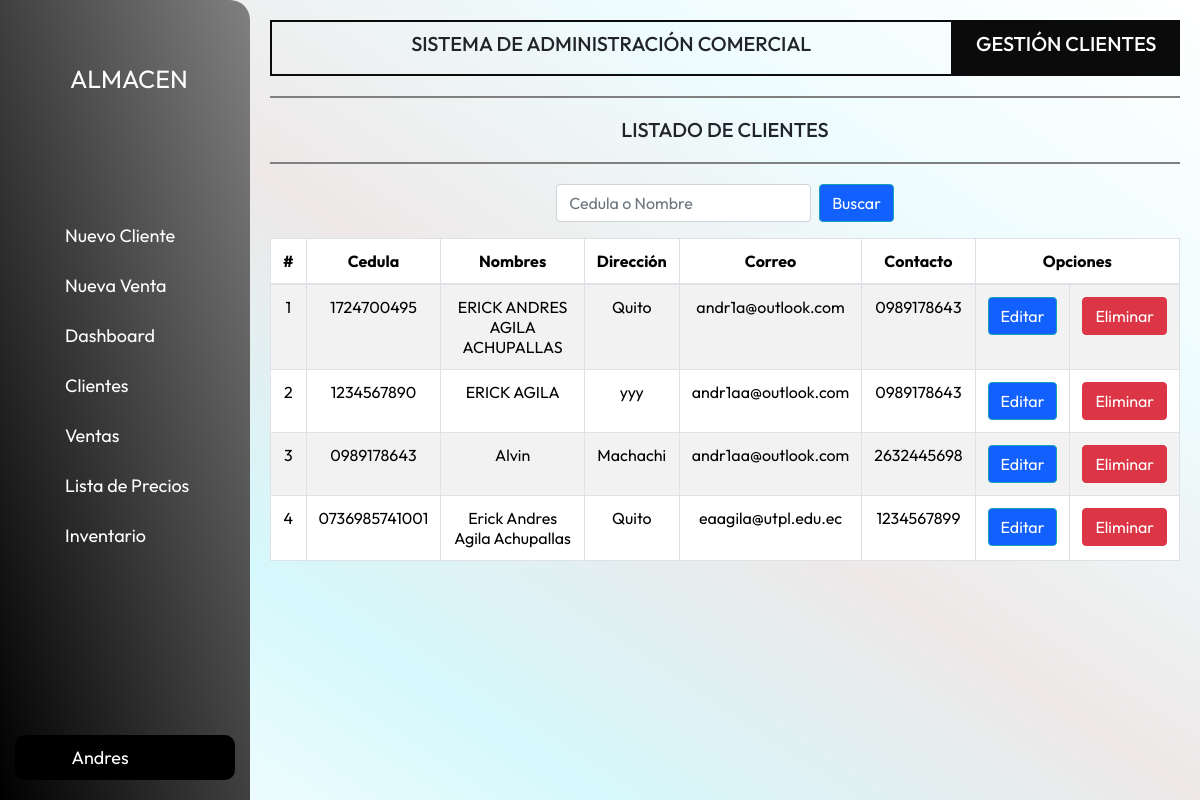
The app's page /clientes/ (signed in) with its own data.
### apps/models.py (models this page shows)
class Cliente(models.Model):
    user = models.ForeignKey(User, on_delete=models.CASCADE)
    cedula=models.CharField(primary_key=True, max_length=13 ,null=False)
    nombres=models.CharField(max_length=150, null=False)
    direccion=models.CharField(max_length=100, null=False)
    email = models.EmailField(max_length=45)
    celular=models.CharField(max_length=10, null=False)
    class Meta:
        db_table = 'tabla_Cliente'

### apps/views.py (the view, shortened to what this page needs)
# urls.py: path('clientes/', views.clientes, name="clientes"),
@login_required
def clientes(request):
    busqueda = request.GET.get('busqueda')
    cliente = Cliente.objects.all()
    context = {'venta': cliente, 'busqueda': busqueda}
    if not cliente.exists() and busqueda:
        messages.info(request, 'No existen registros con el nombre o cedula proporcionada.')
        return redirect('clientes')
    return render(request, "clientes.html", context)

### apps/templates/clientes.html (shortened to what this page needs)
{% extends 'base.html' %}
{% block pageTitle %}
GESTIÓN CLIENTES
{% endblock %}
{% block cenTitle %} LISTADO DE CLIENTES {% endblock %}
{% block content %}
<form method="get" class="form-inline mb-2 justify-content-center">
    <input type="text" name="busqueda" class="form-control mr-2" placeholder="Cedula o Nombre ">
    <button type="submit" class="btn btn-info" style="color: #ffffff; background-color: #1260FD;">Buscar</button>
</form>
    <div class="row">
        <div class="col-sm-12 col-md-6 col-lg-12 col-xl-12">
            <div class="table-responsive py-2">
                <table class="table table-striped table-bordered table-hover table table-bordered border border-gray">
                        <thead class="text-center">
                            <tr>
                                <th>#</th>
                                <th>Cedula</th>
                                <th>Nombres</th>
                                <th>Dirección</th>
                                <th>Correo</th>
                                <th>Contacto</th>
                                <th colspan="2">Opciones</th>
                            </tr>
                        </thead>
                    <tbody class="text-center">
                        {% for x in venta %}
                        <tr>
                            <td>{{forloop.counter}}</td>
                            <td>{{x.cedula}}</td>
                            <td>{{x.nombres}}</td>
                            <td>{{x.direccion}}</td>
                            <td>{{x.email}}</td>
                            <td>{{x.celular}}</td>
                            <td><a href="{% url 'editarCliente' x.cedula %}" class="btn btn-info" style="color: #ffffff; background-color: #1260FD;">Editar</a></td>
                            <td>
                                <form id="eliminarForm" action="{% url 'eliminarCliente' x.cedula %}" method="post">
                                    <input type="submit" value="Eliminar" class="btn btn-danger btnEliminar">
                                </form>
                            </td>
                        </tr>
                        {% endfor %}
                    </tbody>
                </table>
            </div>
        </div>
    </div>
{% endblock %}

### apps/templates/base.html (shortened to what this page needs)
{% load static %}
 <html lang="es">
 <head>
    <link rel="stylesheet" href= "{% static '/css/estilos.css' %}">
    <link href="https://cdn.jsdelivr.net/npm/bootstrap@5.3.2/dist/css/bootstrap.min.css" rel="stylesheet">
    <link href="https://maxcdn.bootstrapcdn.com/bootstrap/4.5.2/css/bootstrap.min.css" rel="stylesheet">
    <link rel="stylesheet" href= "{% static '/css/messages.css' %}">
 </head>
<body>
    <div class="barra-lateral">
        <div class="nombre-pagina">
            <span>ALMACEN</span>
        </div>
        <hr>
        <nav class="navegacion">
            <ul>
                <li>
                    <a href="/nuevoC">
                        <span> Nuevo Cliente</span>
                    </a>
                </li>
                <li>
                    <a  href="/nuevaVenta">
                        <span> Nueva Venta</span>
                    </a>
                </li>
                <li>
                    <a href="/dashboard">
                        <span>Dashboard</span>
                    </a>
                </li>
                <li>
                    <a  href="/clientes">
                        <span>Clientes</span>
                    </a>
                </li>
                <li>
                    <a href="/factura">
                        <span>Ventas</span>
                    </a>
                </li>
                <li>
                    <a  href="/listaPrecios">
                        <span>Lista de Precios</span>
                    </a>
                </li>
                <li>
                    <a href="/productos">
                        <span>Inventario</span>
                    </a>
                </li>
            </ul>
        </nav>
        <hr>
        <div class="usuario d-flex justify-content-between align-items-center">
            <div class="nombreUser">
                <span class="nombre">{{ request.user.username }}</span>
            </div>
            <nav class="navegacion">
                <a href="/logout">
                </a>
            </nav>
        </div>
    </div>
    <main>
        <div class="cajati">
            <div class="contenedor-titulo1">
                <h5 class="titulopag1">
                    SISTEMA DE ADMINISTRACIÓN COMERCIAL
                </h5>
            </div>
            <div class="contenedor-titulo2">
                <h5 class="titulopag1">
                    {% block pageTitle %} base {% endblock %}
                </h5>
            </div>
        </div>
        <div class="lineapag"></div>
        <h5 class="titulop">{% block cenTitle %} base{% endblock %}</h5>
        <div class="lineapag"></div>
        {% block content %}
        {% endblock %}
    </main>
</body>
</html>

### apps/static/css/estilos.css (style rules this page uses)
:root { --color-barra-lateral: rgb(11, 11, 11) ; --color-texto:rgb(253, 253, 253); --color-texto-menu:rgb(255, 255, 255); --color-menu-hover:rgb(60, 219, 121); --color-menu-hover-texto:rgb(0, 0, 0); --color-boton:#101a1d; --color-boton-texto:rgb(255, 255, 255); --color-linea:rgb(83, 83, 88); --color-scroll:rgb(60, 219, 121); --color-scroll-hover:rgb(83, 83, 88); }
* { margin: 0; padding: 0; box-sizing: border-box; font-family: 'Outfit', sans-serif; }
body { height: 100vh; width: 100%; background: linear-gradient( to right top, rgb(255, 255, 255), rgb(213, 248, 252) , rgb(238, 232, 232), rgb(238, 252, 253), rgb(255, 255, 255)); }
.barra-lateral { position: fixed; display: flex; flex-direction: column; justify-content: space-between; width: 250px; height: 100%; overflow: hidden; padding: 20px 15pX; background: linear-gradient( to right top,rgb(0, 0, 0) , gray); border-top-right-radius: 20px; transition: width 0.5s ease,background-color 0.3s ease,left 0.5s ease; z-index: 50; }
.barra-lateral span { width: 100px; white-space: nowrap; font-size: 18px; text-align: left; opacity: 1; transition: opacity 0.5s ease,width 0.5s ease; }
.barra-lateral .nombre-pagina { width: 100%; height: 45px; color: var(--color-texto); margin-bottom: 40px; display: flex; align-items: center; padding: 60px 0 60px 0; }
.barra-lateral .nombre-pagina span { margin-left: 5px; font-size: 25px; }
.barra-lateral .navegacion { height: 100%; overflow-y: auto; overflow-x: hidden; }
.barra-lateral .navegacion ul { padding: 0; }
.barra-lateral .navegacion li { list-style: none; display: flex; margin-bottom: 5px; }
.barra-lateral .navegacion a { width: 100%; height: 45px; display: flex; align-items: center; text-decoration: none; border-radius: 10px; color: var(--color-texto-menu); }
main { margin-left: 250px; padding: 20px; transition: margin-left 0.5s ease; }
.usuario { background-color: black; color: rgb(255, 255, 255); border-radius: 10px; min-width: 50px; font-size: 25px; display: none; padding: 0 30px; }
.cajati { width: 100%; display: flex; justify-content: center; }
.contenedor-titulo1 { width: 75%; text-align: center; display: flex; justify-content: center; align-items: center; border: 2px solid var(--color-barra-lateral); padding: 10px; }
.contenedor-titulo2 { width: 25%; text-align: center; display: flex; justify-content: center; align-items: center; background-color:var(--color-barra-lateral); text-align: center; padding: 10px; color: #FFFFFF; }
.titulop { text-align: center; }
.lineapag { width: 100%; height: 2px; background-color:gray; margin: 20px 0; }

### records on screen
Cliente: cedula "1724700495", nombres "ERICK ANDRES AGILA ACHUPALLAS", direccion "Quito", email "andr1a@outlook.com", celular "0989178643"
Cliente: cedula "1234567890", nombres "ERICK AGILA", direccion "yyy", email "andr1aa@outlook.com", celular "0989178643"
Cliente: cedula "0989178643", nombres "Alvin", direccion "Machachi", email "andr1aa@outlook.com", celular "2632445698"
Cliente: cedula "0736985741001", nombres "Erick Andres Agila Achupallas", direccion "Quito", email "eaagila@utpl.edu.ec", celular "1234567899"

### other values on screen
{{ request.user.username }} "Andres"
